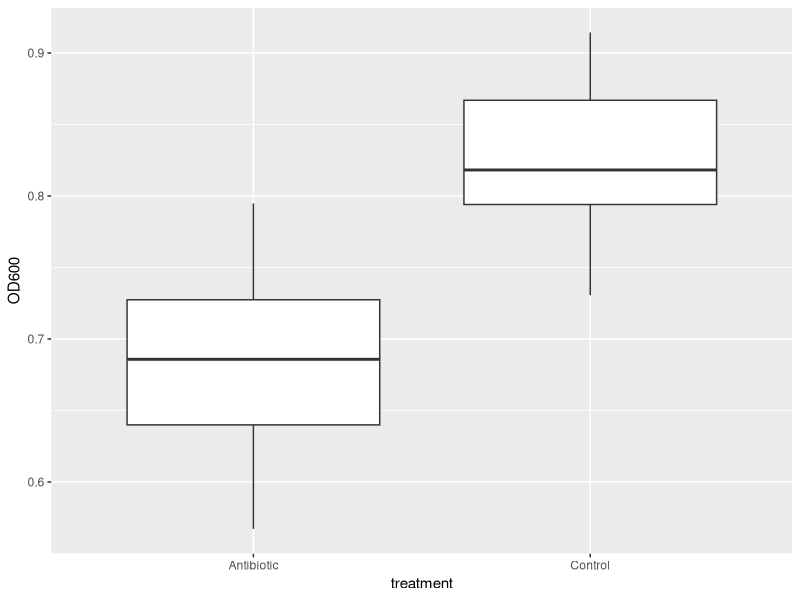

The R script that drew this image:
library(tidyverse)
# Simulate bacterial growth under control vs antibiotic
set.seed(42)
growth <- tibble(
  treatment = rep(c("Control", "Antibiotic"), each = 15),
  OD600 = c(rnorm(15, mean = 0.8, sd = 0.05),
            rnorm(15, mean = 0.7, sd = 0.05))
)
growth |> head()

# Boxplot showing mean growth (OD600) by treatment group.
ggplot(growth, aes(x = treatment, y = OD600)) +
geom_boxplot() +
labs(
  x = "treatment",
  y = "OD600",
)

# Student's two-sample t-test (equal variances)- to check whether the mean growth differs between treatments.
t.test(OD600 ~ treatment, data = growth, var.equal = TRUE) 
# Welch's two-sample t-test (unequal variances)
t.test(OD600 ~ treatment, data = growth)

t.test(OD600 ~ treatment, data = growth, alternative = "less")
